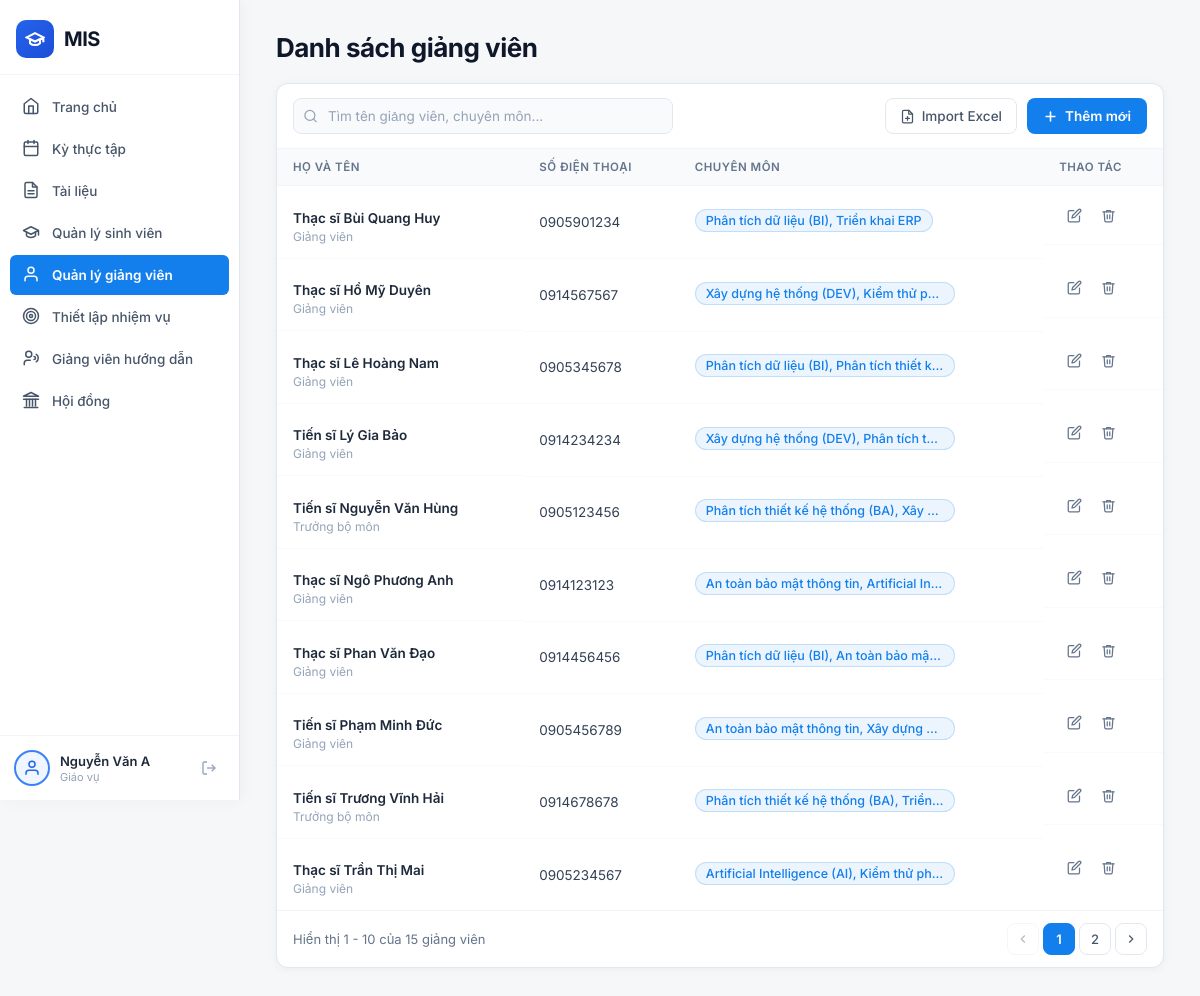
Page /giao-vu/quan-ly-giang-vien/ (signed in) on the committed database.
### Home/models.py (models this page shows, shortened)
class GiangVien(models.Model):
    HOC_VI_CHOICES = [
        ('Thạc sĩ', 'Thạc sĩ'),
        ('Tiến sĩ', 'Tiến sĩ'),
        ('Phó Giáo sư', 'Phó Giáo sư'),
        ('Giáo sư', 'Giáo sư'),
    ]
    CHUC_VU_CHOICES = [
        ('Giảng viên', 'Giảng viên'),
        ('Trưởng bộ môn', 'Trưởng bộ môn'),
        ('Giáo vụ', 'Giáo vụ'),
    ]
    CHUYEN_MON_CHOICES = [
        ('Phân tích thiết kế hệ thống (BA)', 'Phân tích thiết kế hệ thống (BA)'),
        ('Xây dựng hệ thống (DEV)', 'Xây dựng hệ thống (DEV)'),
        ('Artificial Intelligence (AI)', 'Artificial Intelligence (AI)'),
        ('Kiểm thử phần mềm', 'Kiểm thử phần mềm'),
        ('Phân tích dữ liệu (BI)', 'Phân tích dữ liệu (BI)'),
        ('An toàn bảo mật thông tin', 'An toàn bảo mật thông tin'),
        ('Triển khai ERP', 'Triển khai ERP'),
    ]
    ma_gv = models.CharField(max_length=20, primary_key=True)
    ho_ten = models.CharField(max_length=255)
    chuc_vu = models.CharField(max_length=100, choices=CHUC_VU_CHOICES, default='Giảng viên')
    hoc_vi = models.CharField(max_length=100, choices=HOC_VI_CHOICES, default='Thạc sĩ')
    chuyen_mon = models.CharField(max_length=500) # Lưu chuỗi các chuyên môn ghép lại
    so_dien_thoai = models.CharField(max_length=15, null=True, blank=True)

### GiaoVu/views.py (the view, shortened to what this page needs)
# urls.py: path('quan-ly-giang-vien/', views.ql_giang_vien_view, name='giaovu_qlgiangvien'),
def ql_giang_vien_view(request):
    search_query = request.GET.get('q', '').strip()
    gv_list = GiangVien.objects.all().order_by('ho_ten')
    if search_query:
        gv_list = gv_list.filter(
            Q(ho_ten__icontains=search_query) | Q(chuyen_mon__icontains=search_query)
        )
    paginator = Paginator(gv_list, 10)
    page_obj  = paginator.get_page(request.GET.get('page', 1))
    hoc_vi_choices = [c[0] for c in GiangVien.HOC_VI_CHOICES]
    chuc_vu_choices = [c[0] for c in GiangVien.CHUC_VU_CHOICES]
    chuyen_mon_choices = [c[0] for c in GiangVien.CHUYEN_MON_CHOICES]
    context = {
        'current_page' : 'qlgiangvien',
        'page_obj'     : page_obj,
        'search_query' : search_query,
        'hoc_vi_choices': hoc_vi_choices,
        'chuc_vu_choices': chuc_vu_choices,
        'chuyen_mon_choices': chuyen_mon_choices,
    }
    return render(request, 'GiaoVu/giang_vien.html', context)

### GiaoVu/templates/GiaoVu/giang_vien.html (shortened to what this page needs)
{% extends 'GiaoVu/home.html' %}
{% load static %}
{% block extra_css %}
<link rel="stylesheet" href="{% static 'GiaoVu/css/giang_vien.css' %}">
{% endblock %}
{% block content %}
<div class="page-container">
    <div class="page-header">
        <h1 class="page-title">Danh sách giảng viên</h1>
    </div>
    <div class="table-card">
        <div class="table-toolbar">
            <form method="get" class="search-form" id="searchForm">
                <div class="search-box">
                    <input type="text" name="q" value="{{ search_query }}"
                        placeholder="Tìm tên giảng viên, chuyên môn..." class="search-input" id="searchInput"
                        autocomplete="off">
                </div>
            </form>
            <div class="toolbar-actions">
                <button class="btn-import" id="btnImport" type="button">
                    <svg viewBox="0 0 24 24" fill="none" stroke="currentColor" stroke-width="2" stroke-linecap="round"
                        stroke-linejoin="round">
                        <path d="M14 2H6a2 2 0 0 0-2 2v16a2 2 0 0 0 2 2h12a2 2 0 0 0 2-2V8z" />
                        <polyline points="14 2 14 8 20 8" />
                        <line x1="12" y1="18" x2="12" y2="12" />
                        <line x1="9" y1="15" x2="15" y2="15" />
                    </svg>
                    Import Excel
                </button>
                <button class="btn-primary" id="btnThemMoi" type="button">
                    <svg viewBox="0 0 24 24" fill="none" stroke="currentColor" stroke-width="2.5" stroke-linecap="round"
                        stroke-linejoin="round">
                        <line x1="12" y1="5" x2="12" y2="19" />
                        <line x1="5" y1="12" x2="19" y2="12" />
                    </svg>
                    Thêm mới
                </button>
            </div>
        </div>
        <table class="gv-table">
            <thead>
                <tr>
                    <th>HỌ VÀ TÊN</th>
                    <th>SỐ ĐIỆN THOẠI</th>
                    <th>CHUYÊN MÔN</th>
                    <th>THAO TÁC</th>
                </tr>
            </thead>
            <tbody>
                {% for gv in page_obj %}
                <tr>
                    <td class="td-hoten">
                        <span class="gv-name">{{ gv.hoc_vi }} {{ gv.ho_ten }}</span>
                        <span class="gv-chucvu">{{ gv.chuc_vu }}</span>
                    </td>
                    <td class="td-phone">{{ gv.so_dien_thoai|default:"—" }}</td>
                    <td><span class="badge-chuyen-mon">{{ gv.chuyen_mon }}</span></td>
                    <td class="td-actions">
                        <button class="btn-action btn-edit" type="button" title="Chỉnh sửa"
                            onclick="openEditModal('{{ gv.ma_gv }}', '{{ gv.ho_ten }}', '{{ gv.hoc_vi }}', '{{ gv.chuc_vu }}', '{{ gv.chuyen_mon }}', '{{ gv.so_dien_thoai }}')">
                            <svg viewBox="0 0 24 24" fill="none" stroke="currentColor" stroke-width="2"
                                stroke-linecap="round" stroke-linejoin="round">
                                <path d="M11 4H4a2 2 0 0 0-2 2v14a2 2 0 0 0 2 2h14a2 2 0 0 0 2-2v-7" />
                                <path d="M18.5 2.5a2.121 2.121 0 0 1 3 3L12 15l-4 1 1-4 9.5-9.5z" />
                            </svg>
                        </button>
                        <button class="btn-action btn-delete" type="button" title="Xóa"
                            onclick="confirmDeleteGV('{{ gv.ma_gv }}', '{{ gv.ho_ten }}')">
                            <svg viewBox="0 0 24 24" fill="none" stroke="currentColor" stroke-width="2"
                                stroke-linecap="round" stroke-linejoin="round">
                                <polyline points="3 6 5 6 21 6" />
                                <path d="M19 6l-1 14a2 2 0 0 1-2 2H8a2 2 0 0 1-2-2L5 6" />
                                <path d="M10 11v6" />
                                <path d="M14 11v6" />
                                <path d="M9 6V4h6v2" />
                            </svg>
                        </button>
                    </td>
                </tr>
                {% empty %}
                <tr>
                    <td colspan="4" class="empty-row">Chưa có giảng viên nào.</td>
                </tr>
                {% endfor %}
            </tbody>
        </table>
        <div class="pagination-bar">
            {% if page_obj.paginator.count > 0 %}
            <span class="pagination-info">Hiển thị {{ page_obj.start_index }} - {{ page_obj.end_index }} của {{ page_obj.paginator.count }} giảng viên</span>
            {% else %}
            <span class="pagination-info">Không có dữ liệu</span>
            {% endif %}
            <div class="pagination-btns">
                {% if page_obj.has_previous %}
                <a href="?page={{ page_obj.previous_page_number }}{% if search_query %}&q={{ search_query }}{% endif %}" class="pg-btn">
                    <svg viewBox="0 0 24 24" fill="none" stroke="currentColor" stroke-width="2"><polyline points="15 18 9 12 15 6" /></svg>
                </a>
                {% else %}
                <button class="pg-btn" type="button" disabled>
                    <svg viewBox="0 0 24 24" fill="none" stroke="currentColor" stroke-width="2"><polyline points="15 18 9 12 15 6" /></svg>
                </button>
                {% endif %}
                {% for num in page_obj.paginator.page_range %}
                    {% if num == page_obj.number %}
                    <span class="pg-btn pg-active">{{ num }}</span>
                    {% else %}
                    <a href="?page={{ num }}{% if search_query %}&q={{ search_query }}{% endif %}" class="pg-btn">{{ num }}</a>
                    {% endif %}
                {% endfor %}
                {% if page_obj.has_next %}
                <a href="?page={{ page_obj.next_page_number }}{% if search_query %}&q={{ search_query }}{% endif %}" class="pg-btn">
                    <svg viewBox="0 0 24 24" fill="none" stroke="currentColor" stroke-width="2"><polyline points="9 18 15 12 9 6" /></svg>
                </a>
                {% else %}
                <button class="pg-btn" type="button" disabled>
                    <svg viewBox="0 0 24 24" fill="none" stroke="currentColor" stroke-width="2"><polyline points="9 18 15 12 9 6" /></svg>
                </button>
                {% endif %}
            </div>
        </div>
    </div>
</div>
{% endblock %}

### GiaoVu/templates/GiaoVu/home.html (shortened to what this page needs)
{% load static %}
<!DOCTYPE html>
<html lang="vi">
<head>
    <link rel="stylesheet" href="{% static 'GiaoVu/css/home.css' %}">
    {% block extra_css %}{% endblock %}
</head>
<body>
    <aside class="sidebar" id="sidebar">
        <div class="sidebar-logo">
            <div class="logo-icon">
                <svg viewBox="0 0 24 24" fill="none" stroke="currentColor" stroke-width="2.5">
                    <path d="M22 10v6M2 10l10-5 10 5-10 5z" />
                    <path d="M6 12v5c3 3 9 3 12 0v-5" />
                </svg>
            </div>
            <span class="logo-text">MIS</span>
        </div>
        <nav class="sidebar-nav">
            <a href="{% url 'GiaoVu:giaovu_home' %}" class="nav-item {% if current_page == 'home' %}active{% endif %}"
                id="nav-home">
                <span class="nav-icon">
                    <svg viewBox="0 0 24 24" fill="none" stroke="currentColor" stroke-width="2" stroke-linecap="round"
                        stroke-linejoin="round">
                        <path d="M3 9l9-7 9 7v11a2 2 0 0 1-2 2H5a2 2 0 0 1-2-2z" />
                        <polyline points="9 22 9 12 15 12 15 22" />
                    </svg>
                </span>
                <span class="nav-label">Trang chủ</span>
            </a>
            <a href="{% url 'GiaoVu:giaovu_kythuctap' %}"
                class="nav-item {% if current_page == 'kythuctap' %}active{% endif %}" id="nav-kythuctap">
                <span class="nav-icon">
                    <svg viewBox="0 0 24 24" fill="none" stroke="currentColor" stroke-width="2" stroke-linecap="round"
                        stroke-linejoin="round">
                        <rect x="3" y="4" width="18" height="18" rx="2" ry="2" />
                        <line x1="16" y1="2" x2="16" y2="6" />
                        <line x1="8" y1="2" x2="8" y2="6" />
                        <line x1="3" y1="10" x2="21" y2="10" />
                    </svg>
                </span>
                <span class="nav-label">Kỳ thực tập</span>
            </a>
            <a href="#" class="nav-item {% if current_page == 'tailieu' %}active{% endif %}" id="nav-tailieu">
                <span class="nav-icon">
                    <svg viewBox="0 0 24 24" fill="none" stroke="currentColor" stroke-width="2" stroke-linecap="round"
                        stroke-linejoin="round">
                        <path d="M14 2H6a2 2 0 0 0-2 2v16a2 2 0 0 0 2 2h12a2 2 0 0 0 2-2V8z" />
                        <polyline points="14 2 14 8 20 8" />
                        <line x1="16" y1="13" x2="8" y2="13" />
                        <line x1="16" y1="17" x2="8" y2="17" />
                    </svg>
                </span>
                <span class="nav-label">Tài liệu</span>
            </a>
            <a href="{% url 'GiaoVu:giaovu_qlsinhvien' %}"
                class="nav-item {% if current_page == 'qlsinhvien' %}active{% endif %}" id="nav-qlsinhvien">
                <span class="nav-icon">
                    <svg viewBox="0 0 24 24" fill="none" stroke="currentColor" stroke-width="2" stroke-linecap="round"
                        stroke-linejoin="round">
                        <path d="M22 10v6M2 10l10-5 10 5-10 5z" />
                        <path d="M6 12v5c3 3 9 3 12 0v-5" />
                    </svg>
                </span>
                <span class="nav-label">Quản lý sinh viên</span>
            </a>
            <a href="{% url 'GiaoVu:giaovu_qlgiangvien' %}"
                class="nav-item {% if current_page == 'qlgiangvien' %}active{% endif %}" id="nav-qlgiangvien">
                <span class="nav-icon">
                    <svg viewBox="0 0 24 24" fill="none" stroke="currentColor" stroke-width="2" stroke-linecap="round"
                        stroke-linejoin="round">
                        <path d="M20 21v-2a4 4 0 0 0-4-4H8a4 4 0 0 0-4 4v2" />
                        <circle cx="12" cy="7" r="4" />
                    </svg>
                </span>
                <span class="nav-label">Quản lý giảng viên</span>
            </a>
            <a href="#" class="nav-item {% if current_page == 'nhiemvu' %}active{% endif %}" id="nav-nhiemvu">
                <span class="nav-icon">
                    <svg viewBox="0 0 24 24" fill="none" stroke="currentColor" stroke-width="2" stroke-linecap="round"
                        stroke-linejoin="round">
                        <circle cx="12" cy="12" r="10" />
                        <circle cx="12" cy="12" r="6" />
                        <circle cx="12" cy="12" r="2" />
                    </svg>
                </span>
                <span class="nav-label">Thiết lập nhiệm vụ</span>
            </a>
            <a href="#" class="nav-item {% if current_page == 'giangvienhd' %}active{% endif %}" id="nav-giangvienhd">
                <span class="nav-icon">
                    <svg viewBox="0 0 24 24" fill="none" stroke="currentColor" stroke-width="2" stroke-linecap="round"
                        stroke-linejoin="round">
                        <circle cx="9" cy="7" r="4" />
                        <path d="M3 21v-2a4 4 0 0 1 4-4h4" />
                        <path d="M16 10a2 2 0 0 1 0 4" />
                        <path d="M19 7a6 6 0 0 1 0 10" />
                    </svg>
                </span>
                <span class="nav-label">Giảng viên hướng dẫn</span>
            </a>
            <a href="#" class="nav-item {% if current_page == 'hoidong' %}active{% endif %}" id="nav-hoidong">
                <span class="nav-icon">
                </span>
                <span class="nav-label">Hội đồng</span>
            </a>
        </nav>
        <div class="sidebar-user">
            <div class="user-avatar">
                <svg viewBox="0 0 24 24" fill="none" stroke="currentColor" stroke-width="2">
                    <path d="M20 21v-2a4 4 0 0 0-4-4H8a4 4 0 0 0-4 4v2" />
                    <circle cx="12" cy="7" r="4" />
                </svg>
            </div>
            <div class="user-info">
                <span class="user-name">{{ user.get_full_name|default:user.username }}</span>
                <span class="user-role">Giáo vụ</span>
            </div>
            <a href="{% url 'logout' %}" class="logout-btn" title="Đăng xuất">
                <svg viewBox="0 0 24 24" fill="none" stroke="currentColor" stroke-width="2">
                    <path d="M9 21H5a2 2 0 0 1-2-2V5a2 2 0 0 1 2-2h4" />
                    <polyline points="16 17 21 12 16 7" />
                    <line x1="21" y1="12" x2="9" y2="12" />
                </svg>
            </a>
        </div>
    </aside>
    <main class="main-content">
        {% block content %}{% endblock %}
    </main>
</body>
</html>

### rows in the picture
GiangVien: hoc_vi "Thạc sĩ", ho_ten "Bùi Quang Huy", chuc_vu "Giảng viên", so_dien_thoai "0905901234", chuyen_mon "Phân tích dữ liệu (BI), Triển khai ERP"
GiangVien: hoc_vi "Thạc sĩ", ho_ten "Hồ Mỹ Duyên", chuc_vu "Giảng viên", so_dien_thoai "0914567567", chuyen_mon "Xây dựng hệ thống (DEV), Kiểm thử p…"
GiangVien: hoc_vi "Thạc sĩ", ho_ten "Lê Hoàng Nam", chuc_vu "Giảng viên", so_dien_thoai "0905345678", chuyen_mon "Phân tích dữ liệu (BI), Phân tích thiết k…"
GiangVien: hoc_vi "Tiến sĩ", ho_ten "Lý Gia Bảo", chuc_vu "Giảng viên", so_dien_thoai "0914234234", chuyen_mon "Xây dựng hệ thống (DEV), Phân tích t…"
GiangVien: hoc_vi "Tiến sĩ", ho_ten "Nguyễn Văn Hùng", chuc_vu "Trưởng bộ môn", so_dien_thoai "0905123456", chuyen_mon "Phân tích thiết kế hệ thống (BA), Xây…"
GiangVien: hoc_vi "Thạc sĩ", ho_ten "Ngô Phương Anh", chuc_vu "Giảng viên", so_dien_thoai "0914123123", chuyen_mon "An toàn bảo mật thông tin, Artificial In…"
GiangVien: hoc_vi "Thạc sĩ", ho_ten "Phan Văn Đạo", chuc_vu "Giảng viên", so_dien_thoai "0914456456", chuyen_mon "Phân tích dữ liệu (BI), An toàn bảo mậ…"
GiangVien: hoc_vi "Tiến sĩ", ho_ten "Phạm Minh Đức", chuc_vu "Giảng viên", so_dien_thoai "0905456789", chuyen_mon "An toàn bảo mật thông tin, Xây dựng…"
GiangVien: hoc_vi "Tiến sĩ", ho_ten "Trương Vĩnh Hải", chuc_vu "Trưởng bộ môn", so_dien_thoai "0914678678", chuyen_mon "Phân tích thiết kế hệ thống (BA), Triển…"
GiangVien: hoc_vi "Thạc sĩ", ho_ten "Trần Thị Mai", chuc_vu "Giảng viên", so_dien_thoai "0905234567", chuyen_mon "Artificial Intelligence (AI), Kiểm thử ph…"

### other values in the picture
{{ user.get_full_name|default:user.username }} "Nguyễn Văn A"
{{ page_obj.start_index }} "1"
{{ page_obj.end_index }} "10"
{{ page_obj.paginator.count }} "15"
{{ num }} "1"
{{ num }} "2"
